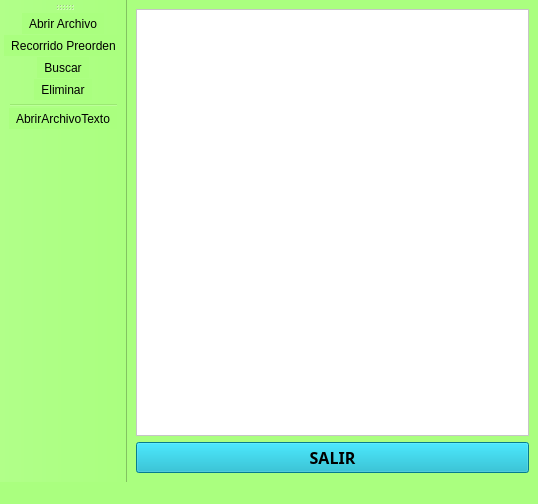
<?xml version="1.0" encoding="UTF-8"?>
<ui version="4.0">
 <class>MainWindow</class>
 <widget class="QMainWindow" name="MainWindow">
  <property name="geometry">
   <rect>
    <x>0</x>
    <y>0</y>
    <width>538</width>
    <height>504</height>
   </rect>
  </property>
  <property name="cursor">
   <cursorShape>ArrowCursor</cursorShape>
  </property>
  <property name="contextMenuPolicy">
   <enum>Qt::NoContextMenu</enum>
  </property>
  <property name="windowTitle">
   <string>Proyecto Programacion III</string>
  </property>
  <property name="windowIcon">
   <iconset resource="Resource.qrc">
    <normaloff>:/rec/Img/Open file txt.png</normaloff>:/rec/Img/Open file txt.png</iconset>
  </property>
  <property name="windowOpacity">
   <double>1.000000000000000</double>
  </property>
  <property name="whatsThis">
   <string/>
  </property>
  <property name="styleSheet">
   <string notr="true">background-color: rgb(170, 255, 127);

</string>
  </property>
  <widget class="QWidget" name="centralwidget">
   <layout class="QVBoxLayout" name="verticalLayout_2">
    <item>
     <layout class="QVBoxLayout" name="verticalLayout">
      <item>
       <widget class="QPlainTextEdit" name="plainTextEdit">
        <property name="enabled">
         <bool>true</bool>
        </property>
        <property name="font">
         <font>
          <family>Rockwell</family>
          <pointsize>12</pointsize>
         </font>
        </property>
        <property name="cursor" stdset="0">
         <cursorShape>IBeamCursor</cursorShape>
        </property>
        <property name="contextMenuPolicy">
         <enum>Qt::NoContextMenu</enum>
        </property>
        <property name="whatsThis">
         <string/>
        </property>
        <property name="autoFillBackground">
         <bool>false</bool>
        </property>
        <property name="styleSheet">
         <string notr="true">background-color: rgb(255, 255, 255);</string>
        </property>
        <property name="readOnly">
         <bool>true</bool>
        </property>
        <property name="plainText">
         <string/>
        </property>
        <property name="backgroundVisible">
         <bool>false</bool>
        </property>
       </widget>
      </item>
      <item>
       <widget class="QPushButton" name="btnSalir">
        <property name="palette">
         <palette>
          <active>
           <colorrole role="Button">
            <brush brushstyle="SolidPattern">
             <color alpha="255">
              <red>9</red>
              <green>175</green>
              <blue>200</blue>
             </color>
            </brush>
           </colorrole>
           <colorrole role="Base">
            <brush brushstyle="SolidPattern">
             <color alpha="255">
              <red>9</red>
              <green>175</green>
              <blue>200</blue>
             </color>
            </brush>
           </colorrole>
           <colorrole role="Window">
            <brush brushstyle="SolidPattern">
             <color alpha="255">
              <red>9</red>
              <green>175</green>
              <blue>200</blue>
             </color>
            </brush>
           </colorrole>
          </active>
          <inactive>
           <colorrole role="Button">
            <brush brushstyle="SolidPattern">
             <color alpha="255">
              <red>9</red>
              <green>175</green>
              <blue>200</blue>
             </color>
            </brush>
           </colorrole>
           <colorrole role="Base">
            <brush brushstyle="SolidPattern">
             <color alpha="255">
              <red>9</red>
              <green>175</green>
              <blue>200</blue>
             </color>
            </brush>
           </colorrole>
           <colorrole role="Window">
            <brush brushstyle="SolidPattern">
             <color alpha="255">
              <red>9</red>
              <green>175</green>
              <blue>200</blue>
             </color>
            </brush>
           </colorrole>
          </inactive>
          <disabled>
           <colorrole role="Button">
            <brush brushstyle="SolidPattern">
             <color alpha="255">
              <red>9</red>
              <green>175</green>
              <blue>200</blue>
             </color>
            </brush>
           </colorrole>
           <colorrole role="Base">
            <brush brushstyle="SolidPattern">
             <color alpha="255">
              <red>9</red>
              <green>175</green>
              <blue>200</blue>
             </color>
            </brush>
           </colorrole>
           <colorrole role="Window">
            <brush brushstyle="SolidPattern">
             <color alpha="255">
              <red>9</red>
              <green>175</green>
              <blue>200</blue>
             </color>
            </brush>
           </colorrole>
          </disabled>
         </palette>
        </property>
        <property name="font">
         <font>
          <family>Yu Gothic UI Semibold</family>
          <pointsize>12</pointsize>
          <italic>false</italic>
          <bold>true</bold>
         </font>
        </property>
        <property name="cursor">
         <cursorShape>PointingHandCursor</cursorShape>
        </property>
        <property name="whatsThis">
         <string/>
        </property>
        <property name="layoutDirection">
         <enum>Qt::RightToLeft</enum>
        </property>
        <property name="styleSheet">
         <string notr="true">background-color: rgb(9, 175, 200);

</string>
        </property>
        <property name="text">
         <string>SALIR</string>
        </property>
        <property name="icon">
         <iconset resource="Resource.qrc">
          <normaloff>:/rec/Img/close_window_48px.png</normaloff>:/rec/Img/close_window_48px.png</iconset>
        </property>
       </widget>
      </item>
     </layout>
    </item>
   </layout>
  </widget>
  <widget class="QMenuBar" name="menubar">
   <property name="geometry">
    <rect>
     <x>0</x>
     <y>0</y>
     <width>538</width>
     <height>26</height>
    </rect>
   </property>
  </widget>
  <widget class="QStatusBar" name="statusbar"/>
  <widget class="QToolBar" name="toolBar">
   <property name="cursor">
    <cursorShape>ArrowCursor</cursorShape>
   </property>
   <property name="windowTitle">
    <string>toolBar</string>
   </property>
   <attribute name="toolBarArea">
    <enum>LeftToolBarArea</enum>
   </attribute>
   <attribute name="toolBarBreak">
    <bool>false</bool>
   </attribute>
   <addaction name="actionAbrir"/>
   <addaction name="actionPreorden"/>
   <addaction name="actionBuscar"/>
   <addaction name="actionEliminar"/>
   <addaction name="separator"/>
   <addaction name="actionAbrirArchivoTexto"/>
  </widget>
  <action name="actionAbrir">
   <property name="checkable">
    <bool>false</bool>
   </property>
   <property name="icon">
    <iconset resource="Resource.qrc">
     <normaloff>:/rec/Img/open_file_folder_48px.png</normaloff>:/rec/Img/open_file_folder_48px.png</iconset>
   </property>
   <property name="text">
    <string>Abrir Archivo</string>
   </property>
  </action>
  <action name="actionPreorden">
   <property name="icon">
    <iconset resource="Resource.qrc">
     <normaloff>:/rec/Img/descending_sorting_24px.png</normaloff>:/rec/Img/descending_sorting_24px.png</iconset>
   </property>
   <property name="text">
    <string>Recorrido Preorden</string>
   </property>
  </action>
  <action name="actionBuscar">
   <property name="icon">
    <iconset resource="Resource.qrc">
     <normaloff>:/rec/Img/search_48px.png</normaloff>:/rec/Img/search_48px.png</iconset>
   </property>
   <property name="text">
    <string>Buscar</string>
   </property>
  </action>
  <action name="actionEliminar">
   <property name="icon">
    <iconset resource="Resource.qrc">
     <normaloff>:/rec/Img/Delete_64px.png</normaloff>:/rec/Img/Delete_64px.png</iconset>
   </property>
   <property name="text">
    <string>Eliminar</string>
   </property>
  </action>
  <action name="actionAbrirArchivoTexto">
   <property name="icon">
    <iconset resource="Resource.qrc">
     <normaloff>:/rec/Img/txt_64px.png</normaloff>:/rec/Img/txt_64px.png</iconset>
   </property>
   <property name="text">
    <string>AbrirArchivoTexto</string>
   </property>
  </action>
 </widget>
 <resources>
  <include location="Resource.qrc"/>
 </resources>
 <connections>
  <connection>
   <sender>btnSalir</sender>
   <signal>clicked()</signal>
   <receiver>MainWindow</receiver>
   <slot>close()</slot>
   <hints>
    <hint type="sourcelabel">
     <x>361</x>
     <y>549</y>
    </hint>
    <hint type="destinationlabel">
     <x>419</x>
     <y>577</y>
    </hint>
   </hints>
  </connection>
 </connections>
</ui>
